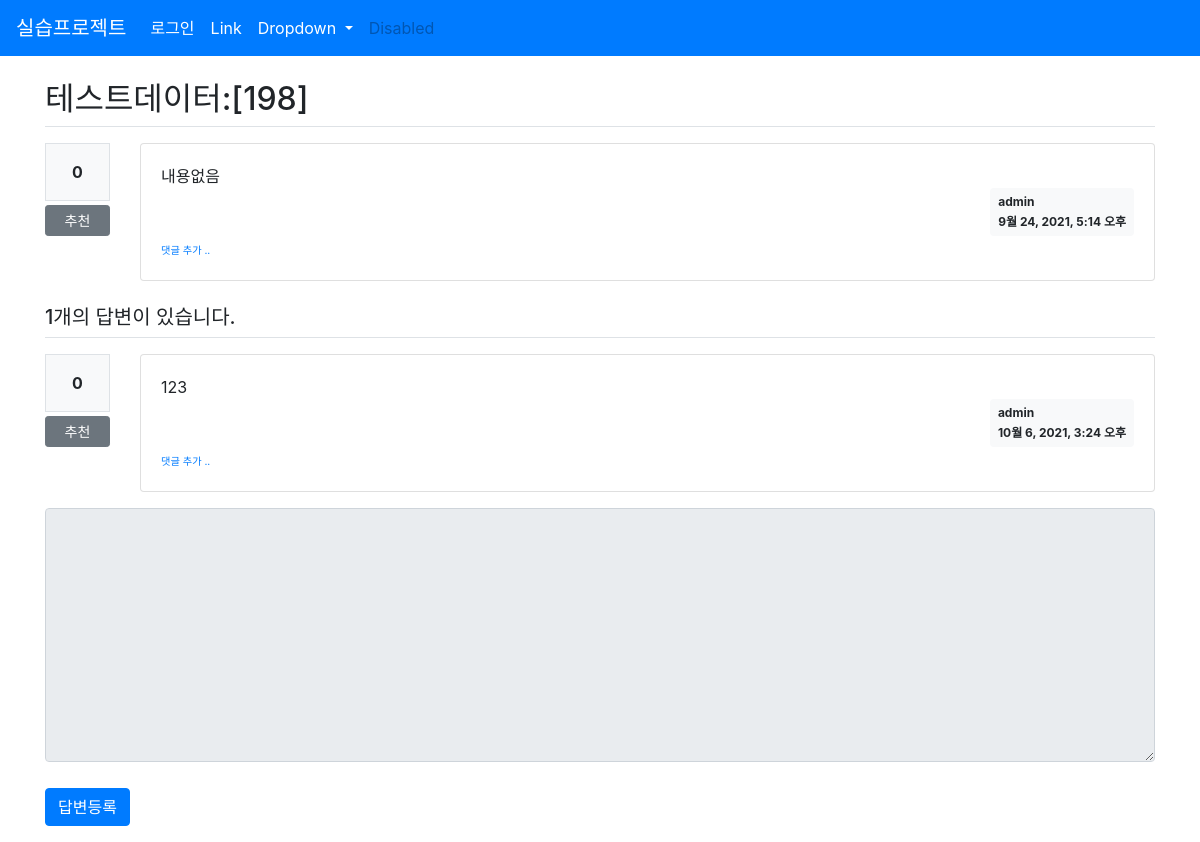
/board/204, run on an earlier commit of the app's database.
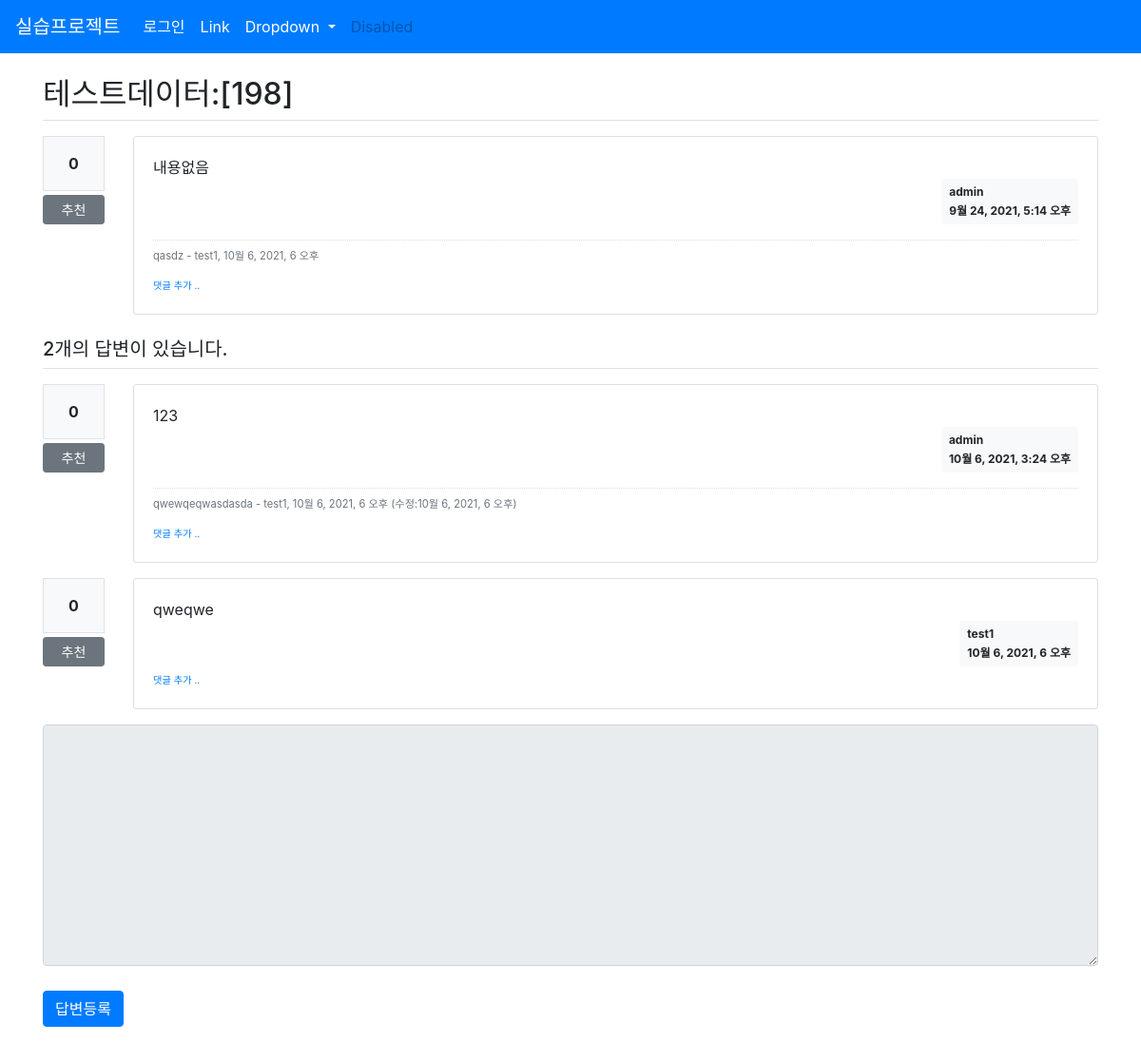
And on a later commit of the database.
### board/models.py (models this page shows, shortened)
class Question(models.Model):
    author = models.ForeignKey(User, on_delete=models.CASCADE, related_name='author_question')
    subject = models.CharField(max_length=200)
    content = models.TextField()
    create_date = models.DateTimeField()
    modify_date = models.DateTimeField(null=True, blank=True)
    voter = models.ManyToManyField(User, related_name='voter_question') # 추천인

class Answer(models.Model):
    author = models.ForeignKey(User, on_delete=models.CASCADE, related_name='author_answer')
    question = models.ForeignKey(Question, on_delete=models.CASCADE)
    content = models.TextField()
    create_date = models.DateTimeField()
    modify_date = models.DateTimeField(null=True, blank=True)
    voter = models.ManyToManyField(User, related_name='voter_answer')  # 추천인

class Comment(models.Model):
    author = models.ForeignKey(User, on_delete=models.CASCADE)
    content = models.TextField()
    create_date = models.DateTimeField()
    modify_date = models.DateTimeField(null=True, blank=True)
    question = models.ForeignKey(Question, null=True, blank=True, on_delete=models.CASCADE)
    answer = models.ForeignKey(Answer, null=True, blank=True, on_delete=models.CASCADE)

### board/views/base_views.py (the view)
# urls.py: path('<int:question_id>', base_views.detail, name='detail'),
def detail(request, question_id):
    question = Question.objects.get(id=question_id)
    return render(request, 'question_detail.html', {'question': question})

### templates/question_detail.html (shortened to what this page needs)
{% extends 'base.html' %}
{% block content %}
<div class="container my-3">
    <h2 class="border-bottom py-2">{{ question.subject }}</h2>
    <div class="row my-3">
        <div class="col-1">
             <div class="bg-light text-center p-3 border font-weight-bolder mb-1">
                 {{question.voter.count}}
             </div>
             <a href="#" data-uri="{% url 'board:vote_question' question.id %}"
                class="recommend btn btn-sm btn-secondary btn-block my-1">
               추천
             </a>
        </div>
        <div class="col-11">
        <div class="card">
            <div class="card-body">
                <div class="card-text" style="white-space: pre-line;">{{ question.content }}</div>
                <div class="d-flex justify-content-end">
                <div class="badge badge-light p-2 text-left">
                    <div class="mb-2">{{ question.author.username }}</div>
                    <div>{{ question.create_date }}</div>
                </div>
            </div>
            {% if question.comment_set.count > 0 %}
            <div class="mt-3">
            {% for comment in question.comment_set.all %}
                <div class="comment py-2 text-muted">
                    <span style="white-space: pre-line;">{{ comment.content }}</span>
                    <span>
                        - {{ comment.author }}, {{ comment.create_date }}
                    </span>
                </div>
            {% endfor %}
            </div>
            {% endif %}
            <div>
                <a href="{% url 'board:comment_create_question' question.id  %}"
                   class="small"><small>댓글 추가 ..</small></a>
            </div>
                </div>
            </div>
        </div>
    </div>
    <h5 class="border-bottom my-3 py-2">{{question.answer_set.count}}개의 답변이 있습니다.</h5>
    {% for answer in question.answer_set.all %}
    <div class="row my-3">
    <div class="col-1">
        <div class="bg-light text-center p-3 border font-weight-bolder mb-1">{{answer.voter.count}}</div>
        <a href="#" data-uri="{% url 'board:vote_answer' answer.id  %}"
            class="recommend btn btn-sm btn-secondary btn-block my-1">추천</a>
    </div>
    <div class="col-11">
    <div class="card">
        <div class="card-body">
            <div class="card-text" style="white-space: pre-line;">{{ answer.content }}</div>
            <div class="d-flex justify-content-end">
                <div class="badge badge-light p-2 text-left">
                    <div class="mb-2">{{ answer.author.username }}</div>
                    <div>{{ answer.create_date }}</div>
                </div>
            </div>
            {% if answer.comment_set.count > 0 %}
            <div class="mt-3">
            {% for comment in answer.comment_set.all %}
                <div class="comment py-2 text-muted">
                    <span style="white-space: pre-line;">{{ comment.content }}</span>
                    <span>
                        - {{ comment.author }}, {{ comment.create_date }}
                        {% if comment.modify_date %}
                        (수정:{{ comment.modify_date }})
                        {% endif %}
                    </span>
                </div>
            {% endfor %}
            </div>
            {% endif %}
            <div>
                <a href="{% url 'board:comment_create_answer' answer.id  %}"
                   class="small"><small>댓글 추가 ..</small></a>
            </div>
            </div>
            </div>
        </div>
    </div>
    {% endfor %}
    <form action="{% url 'board:answer_create' question.id %}" method="post" class="my-3">
        <div class="form-group">
            <textarea {% if not user.is_authenticated %} disabled {% endif %}
              name="content" id="content" class="form-control" rows="10"></textarea>
        </div>
        <input type="submit" value="답변등록" class="btn btn-primary">
    </form>
</div>
{% endblock %}

### templates/base.html (shortened to what this page needs)
{% load static %}
<!DOCTYPE html>
<html lang="en">
<head>
    <link rel="stylesheet" href="{% static 'bootstrap.min.css' %}">
    <link rel="stylesheet" type="text/css" href="{% static 'css/boardStyle.css'%}">
</head>
<body>
<nav class="navbar navbar-expand-lg navbar-light bg-primary">
  <a class="navbar-brand text-white" href="{% url 'board:index' %}">실습프로젝트</a>
  <div class="collapse navbar-collapse" id="navbarSupportedContent">
    <ul class="navbar-nav mr-auto">
      <li class="nav-item">
        {% if user.is_authenticated %}
        <a class="nav-link text-white" href="{% url 'common:logout' %}">{{user.username}}(로그아웃)</a>
        {% else %}
        <a class="nav-link text-white" href="{% url 'common:login' %}">로그인</a>
        {% endif %}
      </li>
      <li class="nav-item">
        <a class="nav-link text-white" href="#">Link</a>
      </li>
      <li class="nav-item dropdown">
        <a class="nav-link dropdown-toggle text-white" id="navbarDropdown" role="button" data-toggle="dropdown" aria-haspopup="true" aria-expanded="false">
          Dropdown
        </a>
      </li>
      <li class="nav-item">
        <a class="nav-link disabled" href="#" tabindex="-1" aria-disabled="true">Disabled</a>
      </li>
    </ul>
  </div>
</nav>
{% block content %}
{% endblock %}
</body>
</html>

### static/css/boardStyle.css (style rules this page uses)
textarea { width:100%; }
input[type=submit] { margin-top:10px; }
.comment { border-top:dotted 1px #ddd; font-size:0.7em; }

What changed in the data, as far as the page shows it:
computed for Question "테스트데이터:[198]": answer_set.count "1" → "2"
added Comment: content "qasdz", author "test1", create_date "10월 6, 2021, 6 오후", shown under "테스트데이터:[198]"
added Comment: content "qwewqeqwasdasda", author "test1", create_date "10월 6, 2021, 6 오후", modify_date "10월 6, 2021, 6 오후", shown under Answer "10월 6, 2021, 3:24 오후"
added Answer: voter.count "0", content "qweqwe", author.username "test1", create_date "10월 6, 2021, 6 오후"
